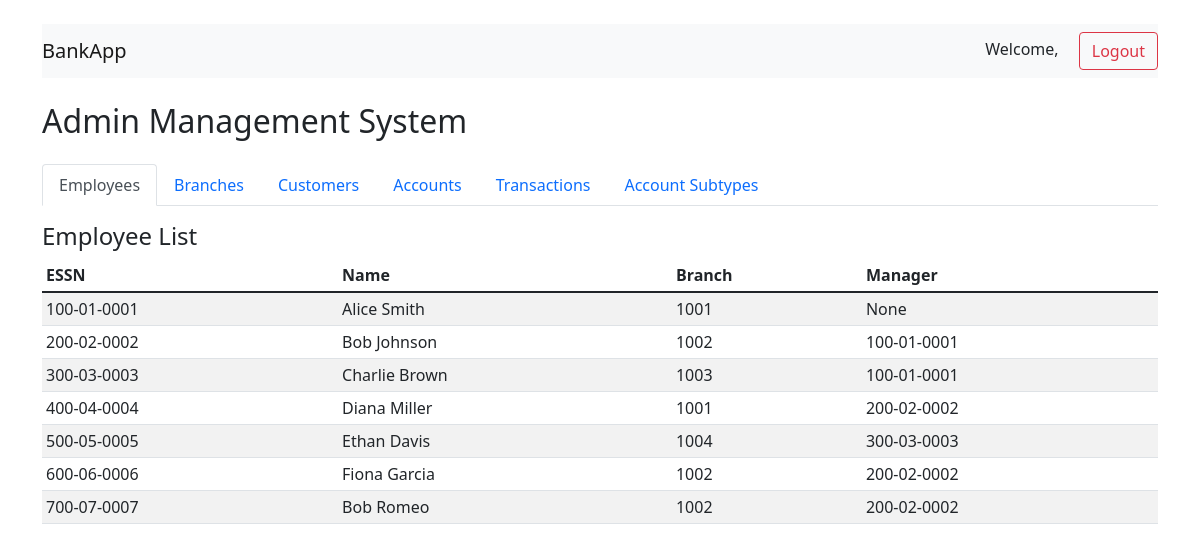
The page /admin (signed in) on the database its author committed.
### tables this page shows
CREATE TABLE EMPLOYEE (
    ESSN TEXT PRIMARY KEY,
    FName TEXT NOT NULL,
    MName TEXT,
    LName TEXT NOT NULL,
    PhoneNum TEXT,
    StartDate TEXT NOT NULL,
    LengthOfEmployment INTEGER,
    BranchID INTEGER,
    ManagerSSN TEXT,
    CHECK (LengthOfEmployment >= 0)
);

### app.py (the view)
@app.route('/admin')
def admin_dashboard():
    if session.get('role') != 'admin':
            return redirect(url_for('login'))
    conn = get_db_connection()
    data = {
        'employees': conn.execute('SELECT * FROM EMPLOYEE').fetchall(),
        'branches': conn.execute('SELECT * FROM BRANCH').fetchall(),
        'customers': conn.execute('SELECT * FROM CUSTOMER').fetchall(),
        'accounts': conn.execute('SELECT * FROM ACCOUNTS').fetchall(),
        'savings': conn.execute('SELECT * FROM SAVINGS').fetchall(),
        'checking': conn.execute('SELECT * FROM CHECKING').fetchall(),
        'moneymarket': conn.execute('SELECT * FROM MONEYMARKET').fetchall(),
        'account_holders': conn.execute('SELECT * FROM ACCOUNT_HOLDERS').fetchall(),
        'loans': conn.execute('SELECT * FROM LOANS').fetchall(),
        'transactions': conn.execute('SELECT * FROM TRANSACTIONS').fetchall()
    }
    conn.close()
    return render_template('admin.html', data=data)

### app.py (called while the page is built)
def get_db_connection():
    conn = sqlite3.connect('banking.db')
    conn.row_factory = sqlite3.Row
    conn.execute("PRAGMA foreign_keys = ON")
    return conn

### templates/admin.html (shortened to what this page needs)
{% extends 'base.html' %}
{% block content %}
<h2 class="mb-4">Admin Management System</h2>
<ul class="nav nav-tabs" id="adminTabs" role="tablist">
  <li class="nav-item"><a class="nav-link active" data-bs-toggle="tab" href="#tab-employees">Employees</a></li>
  <li class="nav-item"><a class="nav-link" data-bs-toggle="tab" href="#tab-branches">Branches</a></li>
  <li class="nav-item"><a class="nav-link" data-bs-toggle="tab" href="#tab-customers">Customers</a></li>
  <li class="nav-item"><a class="nav-link" data-bs-toggle="tab" href="#tab-accounts">Accounts</a></li>
  <li class="nav-item"><a class="nav-link" data-bs-toggle="tab" href="#tab-transactions">Transactions</a></li>
  <li class="nav-item"><a class="nav-link" data-bs-toggle="tab" href="#tab-subtypes">Account Subtypes</a></li>
</ul>
<div class="tab-content mt-3">
  <div class="tab-pane fade show active" id="tab-employees">
    <h4>Employee List</h4>
    <table class="table table-striped table-sm">
      <thead><tr><th>ESSN</th><th>Name</th><th>Branch</th><th>Manager</th></tr></thead>
      <tbody>
        {% for row in data.employees %}
        <tr><td>{{ row.ESSN }}</td><td>{{ row.FName }} {{ row.LName }}</td><td>{{ row.BranchID }}</td><td>{{ row.ManagerSSN }}</td></tr>
        {% endfor %}
      </tbody>
    </table>
  </div>
</div>
{% endblock %}

### templates/base.html (shortened to what this page needs)
<!DOCTYPE html>
<html>
<head>
    <link href="https://cdn.jsdelivr.net/npm/bootstrap@5.1.3/dist/css/bootstrap.min.css" rel="stylesheet">
</head>
<body class="container mt-4">
    <nav class="navbar navbar-light bg-light mb-4">
        <span class="navbar-brand mb-0 h1">BankApp</span>
        <div>
            {% if session.user_id %}
                <span class="me-3">Welcome, {{ session.username }}</span>
                <a href="{{ url_for('logout') }}" class="btn btn-outline-danger">Logout</a>
            {% endif %}
        </div>
    </nav>
    {% block content %}{% endblock %}
</body>
</html>

### rows shown on the page
EMPLOYEE: ESSN "100-01-0001", FName "Alice", LName "Smith", BranchID "1001", ManagerSSN "None"
EMPLOYEE: ESSN "200-02-0002", FName "Bob", LName "Johnson", BranchID "1002", ManagerSSN "100-01-0001"
EMPLOYEE: ESSN "300-03-0003", FName "Charlie", LName "Brown", BranchID "1003", ManagerSSN "100-01-0001"
EMPLOYEE: ESSN "400-04-0004", FName "Diana", LName "Miller", BranchID "1001", ManagerSSN "200-02-0002"
EMPLOYEE: ESSN "500-05-0005", FName "Ethan", LName "Davis", BranchID "1004", ManagerSSN "300-03-0003"
EMPLOYEE: ESSN "600-06-0006", FName "Fiona", LName "Garcia", BranchID "1002", ManagerSSN "200-02-0002"
EMPLOYEE: ESSN "700-07-0007", FName "Bob", LName "Romeo", BranchID "1002", ManagerSSN "200-02-0002"
